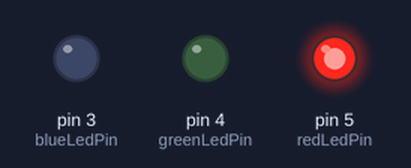
A sketch run on a simulated Arduino Uno, built with avr-gcc and run on an emulated ATmega328P. Shown: output pins drawn as LEDs (lit = HIGH).

Above: at 0.2 s.
At 9.7 s:
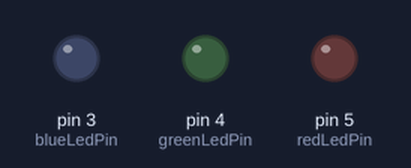
At 19.2 s:
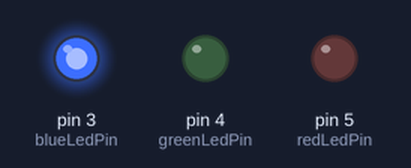
At 38.2 s:
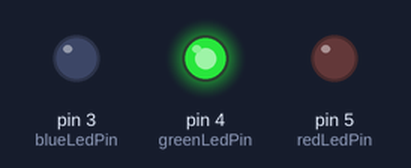
Timing chart, 0 to 39.0 s (numbered marks = the images above):
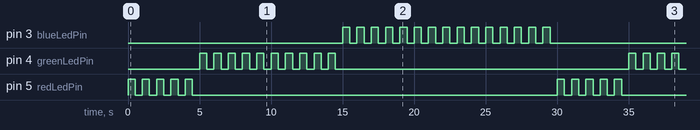

Measured:
- by itself, pin 3 (blueLedPin): repeats every 30.0 s: HIGH 0.50 s, LOW 15.5 s, 14 × (HIGH 0.50 s, LOW 0.50 s)
- by itself, pin 4 (greenLedPin): repeats every 30.0 s: 9 × (LOW 0.50 s, HIGH 0.50 s), LOW 20.5 s, HIGH 0.50 s
- by itself, pin 5 (redLedPin): repeats every 30.0 s: 4 × (LOW 0.50 s, HIGH 0.50 s), LOW 25.5 s, HIGH 0.50 s

The sketch:

arduino_tutorial_2.ino
```cpp
// From tutorial 2
// https://www.youtube.com/watch?v=9uHZB7-T_XA&list=PLGs0VKk2DiYw-L-RibttcvK-WBZm8WLEP&index=2
const int redLedPin = 5;
const int greenLedPin = 4;
const int blueLedPin = 3;
int pin;

void setup() {
  // put your setup code here, to run once:
  pinMode(redLedPin, OUTPUT);
  pinMode(greenLedPin, OUTPUT);
  pinMode(blueLedPin, OUTPUT);
}

void loop() {
  // put your main code here, to run repeatedly:
  /* Blink RED LED 5 times
     GREEN LED 10 times
     BLUE LED 15 times
   */

   // With 1 for loop
   for (int i = 1; i < 4; i++) {
    // Check what pin need to be activated
    int repeats = i * 5;
    if (repeats >= 15) {
      pin = blueLedPin;
    } else if (repeats >= 10) {
      pin = greenLedPin;
    } else {
      pin = redLedPin;
    }
    for (int j = 1; j <= repeats; j++) {
      digitalWrite(pin, HIGH);
      delay(500);
      digitalWrite(pin, LOW);
      delay(500);
    }
   }

   // Each LED its own
   for (int i = 0; i < 5; i++) {
    digitalWrite(redLedPin, HIGH);
    delay(500);
    digitalWrite(redLedPin, LOW);
    delay(500);
   }

   for (int i = 0; i < 10; i++) {
    digitalWrite(greenLedPin, HIGH);
    delay(500);
    digitalWrite(greenLedPin, LOW);
    delay(500);
   }

   for (int i = 0; i < 15; i++) {
    digitalWrite(blueLedPin, HIGH);
    delay(500);
    digitalWrite(blueLedPin, LOW);
    delay(500);
   }

}
```
